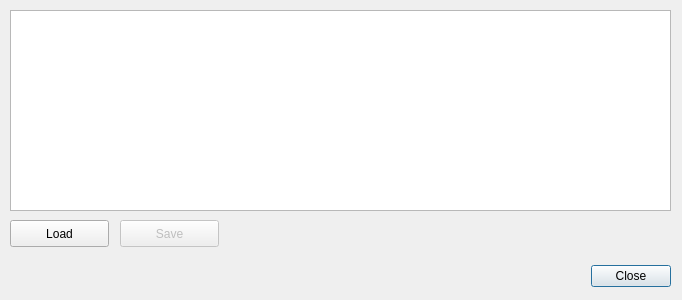
<?xml version="1.0" encoding="UTF-8"?>
<ui version="4.0">
 <class>Graniczniki</class>
 <widget class="QDialog" name="Graniczniki">
  <property name="geometry">
   <rect>
    <x>0</x>
    <y>0</y>
    <width>682</width>
    <height>300</height>
   </rect>
  </property>
  <property name="windowTitle">
   <string>Graniczniki</string>
  </property>
  <widget class="QDialogButtonBox" name="buttonBox">
   <property name="enabled">
    <bool>true</bool>
   </property>
   <property name="geometry">
    <rect>
     <x>10</x>
     <y>260</y>
     <width>661</width>
     <height>32</height>
    </rect>
   </property>
   <property name="minimumSize">
    <size>
     <width>341</width>
     <height>0</height>
    </size>
   </property>
   <property name="orientation">
    <enum>Qt::Horizontal</enum>
   </property>
   <property name="standardButtons">
    <set>QDialogButtonBox::Close</set>
   </property>
   <property name="centerButtons">
    <bool>false</bool>
   </property>
  </widget>
  <widget class="QPushButton" name="loadButton">
   <property name="geometry">
    <rect>
     <x>10</x>
     <y>220</y>
     <width>99</width>
     <height>27</height>
    </rect>
   </property>
   <property name="text">
    <string>Load</string>
   </property>
  </widget>
  <widget class="QTextEdit" name="textEdit">
   <property name="geometry">
    <rect>
     <x>10</x>
     <y>10</y>
     <width>661</width>
     <height>201</height>
    </rect>
   </property>
  </widget>
  <widget class="QPushButton" name="saveButton">
   <property name="enabled">
    <bool>false</bool>
   </property>
   <property name="geometry">
    <rect>
     <x>120</x>
     <y>220</y>
     <width>99</width>
     <height>27</height>
    </rect>
   </property>
   <property name="text">
    <string>Save</string>
   </property>
  </widget>
 </widget>
 <resources/>
 <connections>
  <connection>
   <sender>buttonBox</sender>
   <signal>rejected()</signal>
   <receiver>Graniczniki</receiver>
   <slot>reject()</slot>
   <hints>
    <hint type="sourcelabel">
     <x>316</x>
     <y>260</y>
    </hint>
    <hint type="destinationlabel">
     <x>286</x>
     <y>274</y>
    </hint>
   </hints>
  </connection>
 </connections>
</ui>
